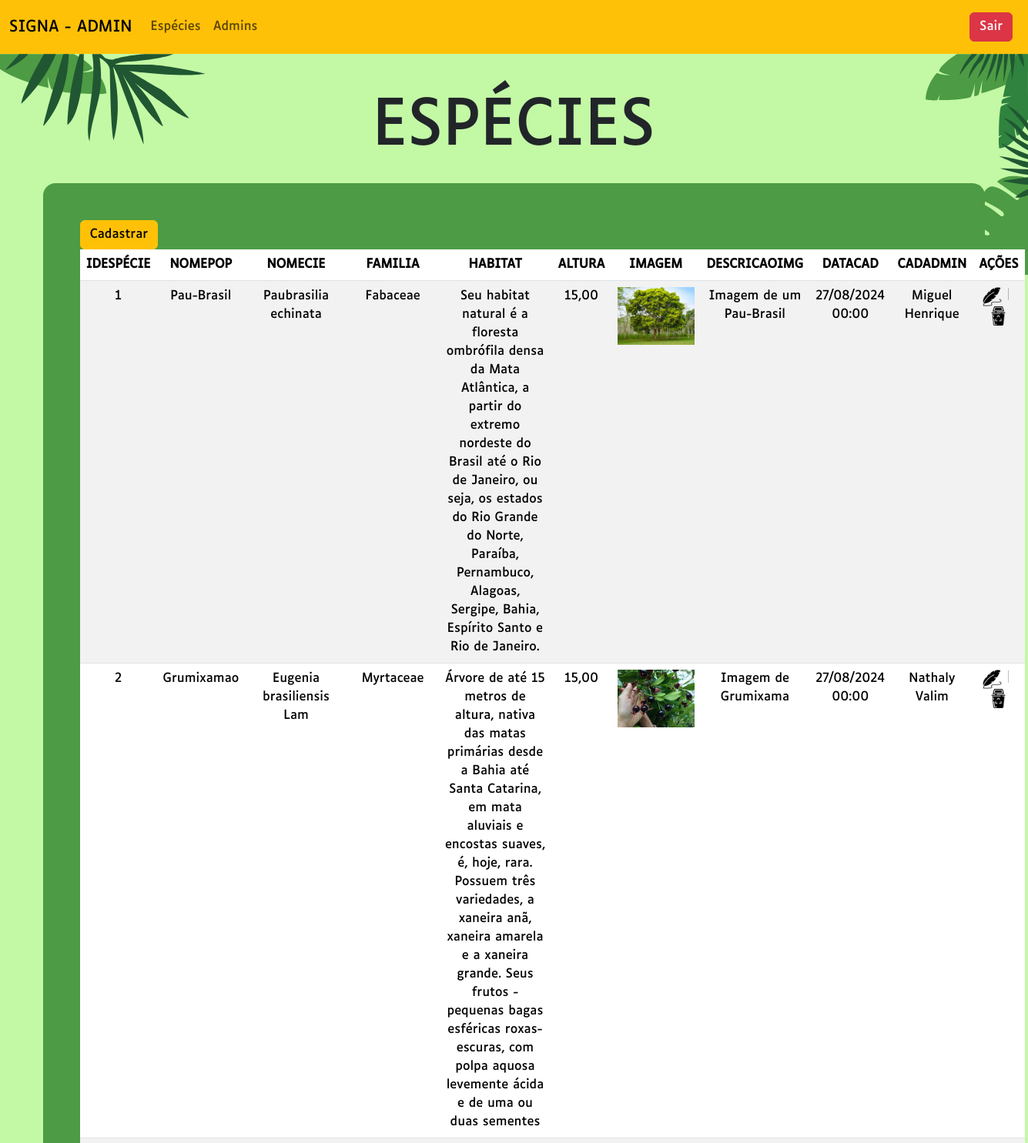
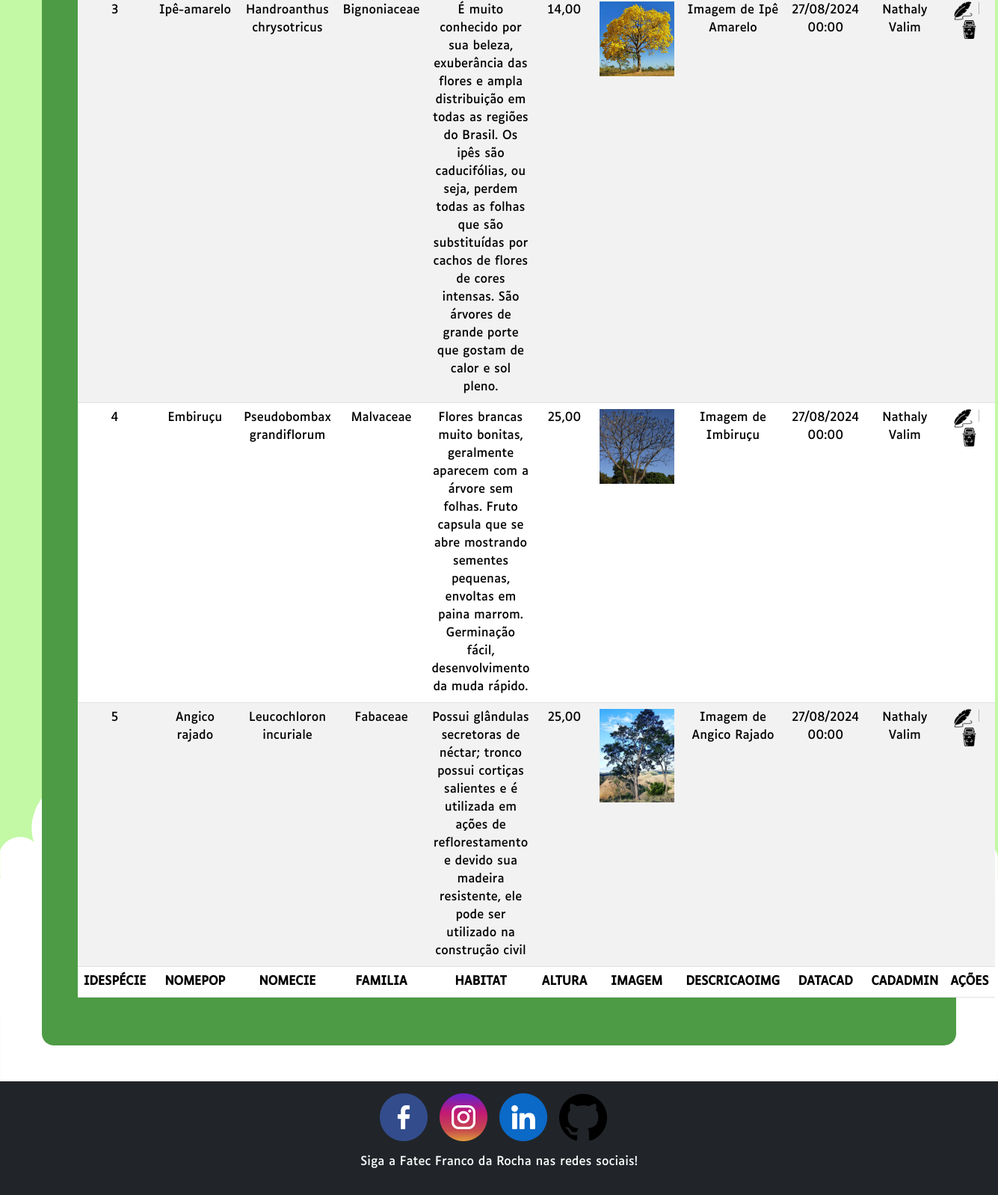
Page /especies/lista (signed in) on the committed database (2 pictures, top to bottom).
### tables this page shows
CREATE TABLE TBESPECIE
(
	IDESPECIE INT AUTO_INCREMENT,												  
	NOMECIE VARCHAR(256),						                                  
	NOMEPOP VARCHAR(256),						                                  
	FAMILIA VARCHAR(256),						                                  
	HABITAT VARCHAR(2000),						                                  
	ALTURA DECIMAL(5,2),							                              
	CONSERV CHAR(1),															  
	IMAGEM VARCHAR(256),						                                  
	DESCRICAOIMG VARCHAR(256),					                                  
	DATACAD DATETIME,						                                  
	IDCADADM INT, 
	CONSTRAINT TBESPECIE_PK PRIMARY KEY (IDESPECIE),
	CONSTRAINT TBESPECIE_FK_TBADMIN FOREIGN KEY (IDCADADM) REFERENCES TBADMIN(IDADMIN)
);

### controller/routes.php (called while the page is built, shortened)
<?php
include_once "especie.php";
class Route
{
    function abrirListaEspecie()
    {
        $especies = new EspecieController();
        $especies = $especies->listar();
        include_once "view/listaEspecie.php";
    }
}
?>

### model/especie.php (called while the page is built, shortened)
<?php
class Especie
{
    function listar()
    {
        $con = Conexao::conectar();
        $cmd = $con->prepare("SELECT ESP.*,NOME FROM TBESPECIE ESP JOIN TBADMIN ADM ON ESP.IDCADADM = ADM.IDADMIN");
        $cmd->execute();
        return $cmd->fetchAll(PDO::FETCH_OBJ);
    }
}
?>

### controller/especie.php (called while the page is built, shortened)
<?php
include_once "model/especie.php";
class EspecieController
{
    function listar()
    {
        $cmd = new Especie();
        return $cmd->listar();
    }
}
?>

### view/listaEspecie.php (the view, shortened to what this page needs)
<!DOCTYPE html>
<html lang="pt-br">
<head>
    <?php include_once "resource/head.php";?>
</head>
<body class="d-flex flex-column min-vh-100">
    <div class="corpo-list min-vh-100 h-100">
        <div class="conteudo bg-secondary h-100 clouds">
            <div class="container-fluid folhas p-0 m-0 row justify-content-center align-content-center position-relative h-100">
                <section class="col-sm-12 col-lg-11 p-0 my-5" style="z-index: 2;">
                    <header class="display-1 text-center mb-4">ESPÉCIES</header>
                    <article class="bg-verde p-3 p-lg-5 rounded-4 text-white">
                        <a href="<?php echo URL.'especies/cadastro';?>" class="btn btn-warning">Cadastrar</a>
                        <table id="lista" class="table table-striped text-center">
                            <thead>
                                <tr>
                                    <th>IDESPÉCIE</th>
                                    <th>NOMEPOP</th>
                                    <th>NOMECIE</th>
                                    <th>FAMILIA</th>
                                    <th>HABITAT</th>
                                    <th>ALTURA</th>
                                    <th>IMAGEM</th>
                                    <th>DESCRICAOIMG</th>
                                    <th>DATACAD</th>
                                    <th>CADADMIN</th>
                                    <th>AÇÕES</th>
                                </tr>
                            </thead>
                            <tbody>
                                <?php
                                foreach($especies as $especie)
                                {
                                echo "
                                <tr>
                                    <td>$especie->IDESPECIE</td>
                                    <td>$especie->NOMEPOP</td>
                                    <td>$especie->NOMECIE</td>
                                    <td>$especie->FAMILIA</td>
                                    <td>$especie->HABITAT</td>
                                    <td>".number_format($especie->ALTURA, 2, ',', '.')."</td>
                                    <td><img src='"; echo isset($especie->IMAGEM)? URL."resource/imagens/especies/$especie->IMAGEM": URL."resource/sem_imagem.jpg"; echo "' style='width:100px;'></td>
                                    <td>$especie->DESCRICAOIMG</td>
                                    <td>".date("d/m/Y H:i",strtotime($especie->DATACAD))."</td>
                                    <td>$especie->NOME</td>
                                    <td>
                                    <a href='".URL."especies/altera/$especie->IDESPECIE'><img src='".URL."resource/imagens/icons/caneta-de-pena.png' style='width:25px;'></a><div class='vr mx-2'></div>
                                    <a href='".URL."especies/excluir/$especie->IDESPECIE'><img src='".URL."resource/imagens/icons/trash.png' style='width:25px;'></a>
                                    </td>
                                </tr>
                                ";
                                }
                                ?>
                            </tbody>
                            <tfoot>
                                <tr>
                                    <th>IDESPÉCIE</th>
                                    <th>NOMEPOP</th>
                                    <th>NOMECIE</th>
                                    <th>FAMILIA</th>
                                    <th>HABITAT</th>
                                    <th>ALTURA</th>
                                    <th>IMAGEM</th>
                                    <th>DESCRICAOIMG</th>
                                    <th>DATACAD</th>
                                    <th>CADADMIN</th>
                                    <th>AÇÕES</th>
                                </tr>
                            </tfoot>
                        </table>
                    </article>
                </section>
            </div>
        </div>
    </div>
</body>
</html>

### resource/css/default.css (style rules this page uses)
:root { overflow-x: hidden; --verde:#4D9B44; --verde-claro:#C3F8A5; --verde-escuro:#205732; --terroso-creme:#FFC7A4; }
* { font-family: "luciole" !important; }
body { padding-right: 0 !important; }
.bg-verde { background-color: var(--verde); }
.folhas { background-color: var(--verde-claro); background-image:url('../ui/bg/bg_arvore_topo_esquerdo.svg'),url('../ui/bg/bg_arvore_topo_direito.svg'),url('../ui/bg/bg_arvore_inferior_esquerdo.svg'),url('../ui/bg/bg_arvore_inferior_direito.svg'); background-repeat: no-repeat; background-position: top left, top right, bottom left, bottom right; background-size: 20%,10%,20%,10%; }
.corpo-list { display:contents; }
.conteudo { grid-area: conteudo; }

### rows in the picture
tbespecie: IDESPECIE "1", NOMEPOP "Pau-Brasil", NOMECIE "Paubrasilia echinata", FAMILIA "Fabaceae", HABITAT "Seu habitat natural é a floresta ombrófila densa da Mata Atlântica, a partir do extremo nordeste do Brasil até o Rio de Janeiro, ou seja, os estados do Rio Grande do Norte, Paraíba, Pernambuco, Alagoas, Sergipe, Bahia, Espírito Santo e Rio de Janeiro.", ALTURA "15,00", IMAGEM (picture), DESCRICAOIMG "Imagem de um Pau-Brasil", DATACAD "27/08/2024 00:00", IDCADADM.NOME "Miguel Henrique"
tbespecie: IDESPECIE "2", NOMEPOP "Grumixamao", NOMECIE "Eugenia brasiliensis Lam", FAMILIA "Myrtaceae", HABITAT "Árvore de até 15 metros de altura, nativa das matas primárias desde a Bahia até Santa Catarina, em mata aluviais e encostas suaves, é, hoje, rara. Possuem três variedades, a xaneira anã, xaneira amarela e a xaneira grande. Seus frutos - pequenas bagas esféricas roxas-escuras, com polpa aquosa levemente ácida e de uma ou duas sementes", ALTURA "15,00", IMAGEM (picture), DESCRICAOIMG "Imagem de Grumixama", DATACAD "27/08/2024 00:00", IDCADADM.NOME "Nathaly Valim"
tbespecie: IDESPECIE "3", NOMEPOP "Ipê-amarelo", NOMECIE "Handroanthus chrysotricus", FAMILIA "Bignoniaceae", HABITAT "É muito conhecido por sua beleza, exuberância das flores e ampla distribuição em todas as regiões do Brasil. Os ipês são caducifólias, ou seja, perdem todas as folhas que são substituídas por cachos de flores de cores intensas. São árvores de grande porte que gostam de calor e sol pleno.", ALTURA "14,00", IMAGEM (picture), DESCRICAOIMG "Imagem de Ipê Amarelo", DATACAD "27/08/2024 00:00", IDCADADM.NOME "Nathaly Valim"
tbespecie: IDESPECIE "4", NOMEPOP "Embiruçu", NOMECIE "Pseudobombax grandiflorum", FAMILIA "Malvaceae", HABITAT "Flores brancas muito bonitas, geralmente aparecem com a árvore sem folhas. Fruto capsula que se abre mostrando sementes pequenas, envoltas em paina marrom. Germinação fácil, desenvolvimento da muda rápido.", ALTURA "25,00", IMAGEM (picture), DESCRICAOIMG "Imagem de Imbiruçu", DATACAD "27/08/2024 00:00", IDCADADM.NOME "Nathaly Valim"
tbespecie: IDESPECIE "5", NOMEPOP "Angico rajado", NOMECIE "Leucochloron incuriale", FAMILIA "Fabaceae", HABITAT "Possui glândulas secretoras de néctar; tronco possui cortiças salientes e é utilizada em ações de reflorestamento e devido sua madeira resistente, ele pode ser utilizado na construção civil", ALTURA "25,00", IMAGEM (picture), DESCRICAOIMG "Imagem de Angico Rajado", DATACAD "27/08/2024 00:00", IDCADADM.NOME "Nathaly Valim"
